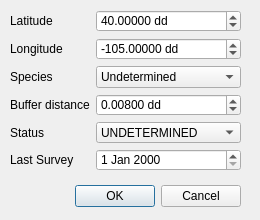
<?xml version="1.0" encoding="UTF-8"?>
<ui version="4.0">
 <class>NewRaptorDialogBase</class>
 <widget class="QDialog" name="NewRaptorDialogBase">
  <property name="geometry">
   <rect>
    <x>0</x>
    <y>0</y>
    <width>260</width>
    <height>220</height>
   </rect>
  </property>
  <property name="windowTitle">
   <string>Add new raport</string>
  </property>
  <widget class="QDialogButtonBox" name="button_box">
   <property name="geometry">
    <rect>
     <x>30</x>
     <y>180</y>
     <width>211</width>
     <height>32</height>
    </rect>
   </property>
   <property name="orientation">
    <enum>Qt::Horizontal</enum>
   </property>
   <property name="standardButtons">
    <set>QDialogButtonBox::Cancel|QDialogButtonBox::Ok</set>
   </property>
  </widget>
  <widget class="QWidget" name="formLayoutWidget">
   <property name="geometry">
    <rect>
     <x>10</x>
     <y>10</y>
     <width>231</width>
     <height>161</height>
    </rect>
   </property>
   <layout class="QFormLayout" name="lytForm">
    <item row="0" column="0">
     <widget class="QLabel" name="lblLatitude">
      <property name="text">
       <string>Latitude</string>
      </property>
     </widget>
    </item>
    <item row="0" column="1">
     <widget class="QDoubleSpinBox" name="spbLatitude">
      <property name="suffix">
       <string> dd</string>
      </property>
      <property name="decimals">
       <number>5</number>
      </property>
      <property name="minimum">
       <double>-90.000000000000000</double>
      </property>
      <property name="maximum">
       <double>90.000000000000000</double>
      </property>
      <property name="singleStep">
       <double>0.001000000000000</double>
      </property>
      <property name="value">
       <double>40.000000000000000</double>
      </property>
     </widget>
    </item>
    <item row="1" column="0">
     <widget class="QLabel" name="lblLongitude">
      <property name="text">
       <string>Longitude</string>
      </property>
     </widget>
    </item>
    <item row="1" column="1">
     <widget class="QDoubleSpinBox" name="spbLongitude">
      <property name="suffix">
       <string> dd</string>
      </property>
      <property name="decimals">
       <number>5</number>
      </property>
      <property name="minimum">
       <double>-180.000000000000000</double>
      </property>
      <property name="maximum">
       <double>180.000000000000000</double>
      </property>
      <property name="singleStep">
       <double>0.001000000000000</double>
      </property>
      <property name="value">
       <double>-105.000000000000000</double>
      </property>
     </widget>
    </item>
    <item row="2" column="0">
     <widget class="QLabel" name="lblSpecies">
      <property name="text">
       <string>Species</string>
      </property>
     </widget>
    </item>
    <item row="2" column="1">
     <widget class="QComboBox" name="cmbSpecies">
      <item>
       <property name="text">
        <string>Undetermined</string>
       </property>
      </item>
      <item>
       <property name="text">
        <string>Red-tail Hawk</string>
       </property>
      </item>
      <item>
       <property name="text">
        <string>Swainsons Hawk</string>
       </property>
      </item>
      <item>
       <property name="text">
        <string>Northern Harrier</string>
       </property>
      </item>
     </widget>
    </item>
    <item row="3" column="0">
     <widget class="QLabel" name="lblBufferDist">
      <property name="text">
       <string>Buffer distance</string>
      </property>
     </widget>
    </item>
    <item row="3" column="1">
     <widget class="QDoubleSpinBox" name="spbBufferDist">
      <property name="suffix">
       <string> dd</string>
      </property>
      <property name="decimals">
       <number>5</number>
      </property>
      <property name="maximum">
       <double>0.100000000000000</double>
      </property>
      <property name="singleStep">
       <double>0.001000000000000</double>
      </property>
      <property name="value">
       <double>0.008000000000000</double>
      </property>
     </widget>
    </item>
    <item row="4" column="0">
     <widget class="QLabel" name="lblStatus">
      <property name="text">
       <string>Status</string>
      </property>
     </widget>
    </item>
    <item row="4" column="1">
     <widget class="QComboBox" name="cmbStatus">
      <item>
       <property name="text">
        <string>UNDETERMINED</string>
       </property>
      </item>
      <item>
       <property name="text">
        <string>ACTIVE NEST</string>
       </property>
      </item>
      <item>
       <property name="text">
        <string>INACTIVE NEST</string>
       </property>
      </item>
      <item>
       <property name="text">
        <string>FLEDGED NEST</string>
       </property>
      </item>
     </widget>
    </item>
    <item row="5" column="0">
     <widget class="QLabel" name="lblLastSurvey">
      <property name="text">
       <string>Last Survey</string>
      </property>
     </widget>
    </item>
    <item row="5" column="1">
     <widget class="QDateEdit" name="dteLastSurvey"/>
    </item>
   </layout>
  </widget>
 </widget>
 <resources/>
 <connections>
  <connection>
   <sender>button_box</sender>
   <signal>accepted()</signal>
   <receiver>NewRaptorDialogBase</receiver>
   <slot>accept()</slot>
   <hints>
    <hint type="sourcelabel">
     <x>20</x>
     <y>20</y>
    </hint>
    <hint type="destinationlabel">
     <x>20</x>
     <y>20</y>
    </hint>
   </hints>
  </connection>
  <connection>
   <sender>button_box</sender>
   <signal>rejected()</signal>
   <receiver>NewRaptorDialogBase</receiver>
   <slot>reject()</slot>
   <hints>
    <hint type="sourcelabel">
     <x>20</x>
     <y>20</y>
    </hint>
    <hint type="destinationlabel">
     <x>20</x>
     <y>20</y>
    </hint>
   </hints>
  </connection>
 </connections>
</ui>
